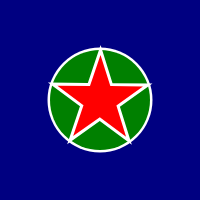
Frame 1 (no input)
Frame 60 (no input): identical to frame 1, image omitted
Frame 120 (the mouse pressed at the canvas centre since frame 60): identical to frame 1, image omitted

The p5.js sketch that drew this single still picture (run headless with seeded random() and noise() and a simulated clock; from frame 60 on, the mouse is pressed at the canvas centre):

// p5.js sketch
// ── sketch.js
function setup() {
  createCanvas(200, 200);
}

function draw() {
  background(0, 0, 129);
  noStroke();

  // white circle
  fill("white");
  ellipse(100, 100, 105);

  // green circle
  fill(0, 128, 0);
  ellipse(100, 100, 100);

  // outer star
  fill("white");
  star(100, 100, 21, 55, 5, 5.98);
  // inner star
  fill(255, 0, 0);
  star(100, 100, 17.3, 45, 5, 5.98);
}

// code from https://p5js.org/examples/form-star.html
function star(x, y, radius1, radius2, npoints, rotation) {
  let angle = TWO_PI / npoints;
  let halfAngle = angle / 2.0;
  beginShape();
  for (let a = 0; a < TWO_PI; a += angle) {
    let sx = x + cos(a + rotation) * radius2;
    let sy = y + sin(a + rotation) * radius2;
    vertex(sx, sy);
    sx = x + cos(a + halfAngle + rotation) * radius1;
    sy = y + sin(a + halfAngle + rotation) * radius1;
    vertex(sx, sy);
  }
  endShape(CLOSE);
}
